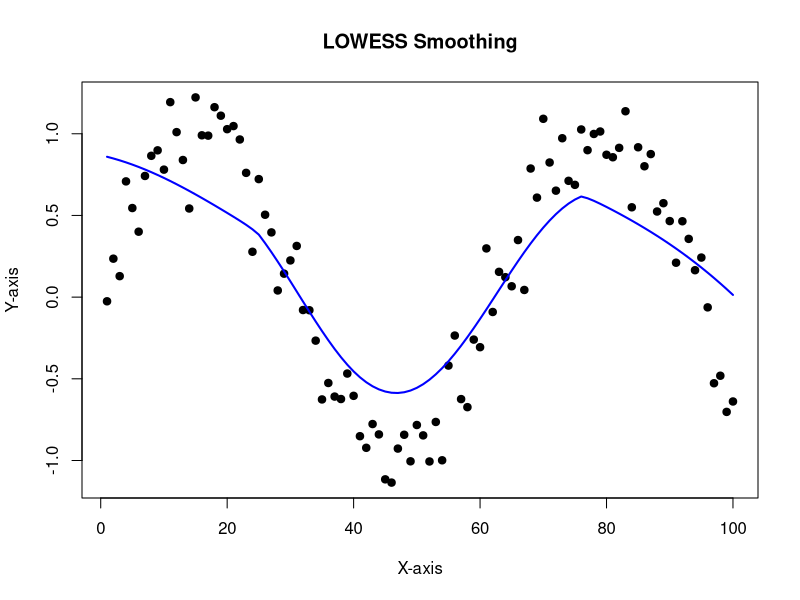
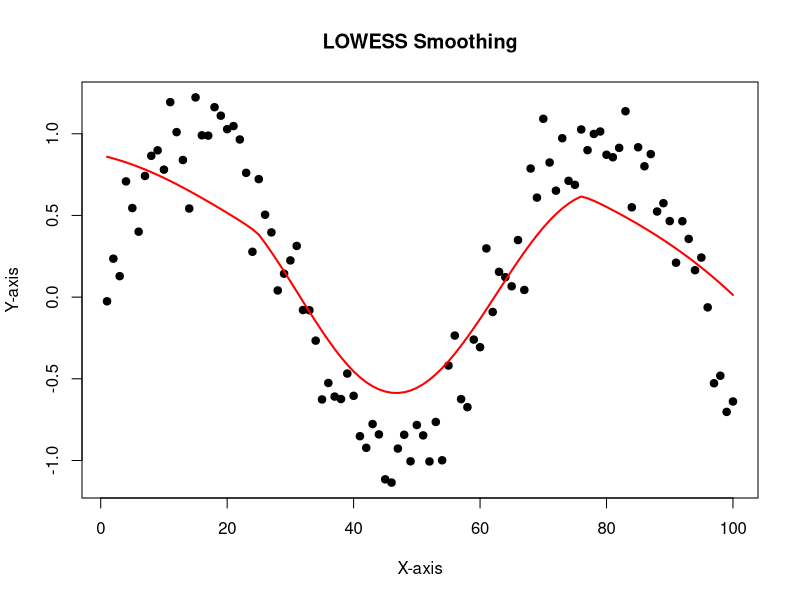

Write the R code that produced these figures, in order.
## ---- chunk 1
#set seed to 1
set.seed(1)

#Generate simulated data 
n <- 100
x <- seq(1:n)
e <- rnorm(n, mean = 0 , sd = 0.2)
y <- sin(x/10) + e

#Implement the LOWESS Algorithm
customLowess <- function(x, y, f)
{
  nobs <-  length(x)
  smoothed_y <- numeric(nobs) #Initialize storage for smoothed y values 
  
  #determine k = number of closest neighbors based on the bandwidth (f)
  k = ceiling(f * nobs)
  
  #compute weights 
  #Calculate dmax 
  for (i in 1:n){
    #caclulate distance from current point 
    dist = abs(x - x[i]) #distance vector
    sort_dist_indices <-  order(dist) #give indices of sorted distance in ascending order 
    
    #find k closest neighbours 
    near_indices <- sort_dist_indices[1:k] #By taking the first k of these sorted indices, we get the indices of the nearest points
    
    #find corresponding co-ord for nearest neighbour points 
    x_neighbours <-  x[near_indices]#closest points are at those indices
    y_neighbours <-  y[near_indices]
    nearest_dist <- dist[near_indices]
    
    #Compute weights
    d_max <- max(nearest_dist)
    wj <- (1-(abs(nearest_dist)/d_max)^3)^3
    wj[abs(nearest_dist) >= d_max] <- 0 #condition is TRUE, the corresponding weight in the weights vector is set to 0
    
    X <- cbind(1, x_neighbours)
    W <- diag(wj) # Create diagonal weight matrix  
    
    #regression estimates
    beta_hat <- solve(t(X) %*% W %*% X) %*% t(X) %*% W %*% y_neighbours
    
    smoothed_y[i] <- beta_hat[1] + beta_hat[2] %*% x[i]
    
  }
  return(list(x = x, smoothed_y =  smoothed_y))
}

## ---- chunk 2
library(graphics)
library(ggplot2)
result <- customLowess(x, y, f = 0.5)

# Plot the original data  
plot(y ~ x, main = "LOWESS Smoothing", xlab = "X-axis", ylab = "Y-axis", pch = 19) 

#add lowess line 
lines(result$x, result$smoothed_y, col = 'blue', lwd = 2)
## ---- chunk 3
# Plot the original data  
plot(y ~ x, main = "LOWESS Smoothing", xlab = "X-axis", ylab = "Y-axis", pch = 19) 

lines(lowess(x, y, f=0.5, iter = 0),col = 'red', lwd = 2)
